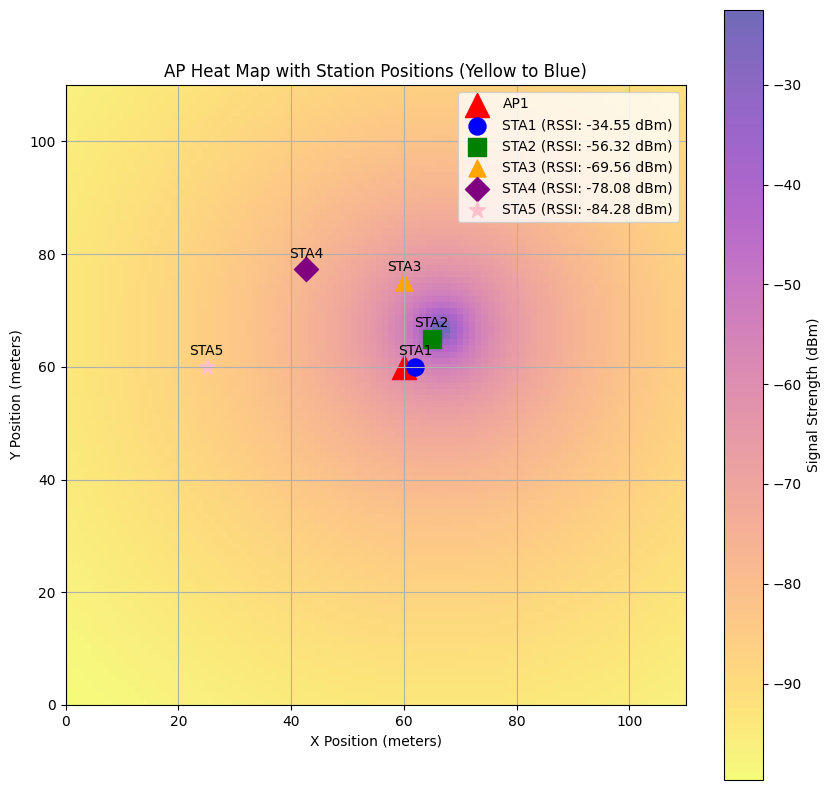

Generate this figure with Python:
#!/usr/bin/python

import matplotlib.pyplot as plt
import numpy as np

# Centralized Parameters
TX_POWER = 14      # Transmission power (in dBm)
PL_D0 = 36.513     # Reference path loss at distance d0 (as of now 36.513 is matching with the mininet simulation)
PATH_LOSS_EXP = 4  # Path loss exponent (n)
X_RANGE = 100       # Range of X-axis in meters
Y_RANGE = 100       # Range of Y-axis in meters

def calculate_path_loss(d, d0=1, pl_d0=PL_D0, n=PATH_LOSS_EXP):
    """Calculate path loss based on log-distance path loss model."""
    if d < d0:
        d = d0  # Ensure d is not smaller than d0 to avoid negative log values
    return pl_d0 + 10 * n * np.log10(d / d0)

def calculate_rssi(tx_power, path_loss):
    """Calculate RSSI based on TX power and path loss."""
    return tx_power - path_loss  # RSSI is TX power minus path loss

def create_heat_map(ap_pos, grid_size=(X_RANGE, Y_RANGE), resolution=1):
    """Create a heat map grid showing signal strength from the AP."""
    x_range = np.arange(0, grid_size[0], resolution)
    y_range = np.arange(0, grid_size[1], resolution)
    
    # Create grid for heat map
    heat_map = np.zeros((len(y_range), len(x_range)))
    
    for i, x in enumerate(x_range):
        for j, y in enumerate(y_range):
            distance = np.sqrt((x - ap_pos[0])**2 + (y - ap_pos[1])**2)
            path_loss = calculate_path_loss(distance)
            heat_map[j, i] = calculate_rssi(TX_POWER, path_loss)
    
    return heat_map, x_range, y_range

def plot_heat_map_and_stations(ap1_pos, station_positions):
    """Function to plot heat map and station positions with RSSI values."""
    # Create the heat map
    heat_map, x_range, y_range = create_heat_map(ap1_pos)

    # Define station colors and markers for the plot
    station_colors = ['blue', 'green', 'orange', 'purple', 'pink']
    station_symbols = ['o', 's', '^', 'D', '*']
    
    # Plot the heat map
    plt.figure(figsize=(10, 10))
    plt.title("AP Heat Map with Station Positions (Yellow to Blue)")
    plt.xlabel("X Position (meters)")
    plt.ylabel("Y Position (meters)")
    plt.grid(True)

    # Display heat map using imshow with color scale (blue to yellow)
    im = plt.imshow(heat_map, extent=(0, 110, 0, 110), origin='lower', cmap='plasma_r', alpha=0.6)
    
    # Add color bar to show signal strength scale
    cbar = plt.colorbar(im)
    cbar.set_label('Signal Strength (dBm)')

    # Plot the AP as a red triangle
    plt.scatter(ap1_pos[0], ap1_pos[1], s=300, c='red', marker='^', label='AP1')

    # Print RSSI at each station and plot them
    for i, (sta_name, sta_pos) in enumerate(station_positions.items()):
        color = station_colors[i % len(station_colors)]
        symbol = station_symbols[i % len(station_symbols)]
        distance = np.sqrt((sta_pos[0] - ap1_pos[0])**2 + (sta_pos[1] - ap1_pos[1])**2)
        path_loss = calculate_path_loss(distance)
        rssi = calculate_rssi(TX_POWER, path_loss)
        print(f"RSSI at {sta_name} (distance: {distance:.2f} m): {rssi:.2f} dBm")

        # Plot the station
        plt.scatter(sta_pos[0], sta_pos[1], s=150, c=color, marker=symbol, label=f'{sta_name.upper()} (RSSI: {rssi:.2f} dBm)')
        plt.text(sta_pos[0], sta_pos[1]+1.5, sta_name.upper(), fontsize=10, ha='center', va='bottom')

    # Add the legend in the upper corner
    plt.legend(loc='upper right')

    # Show the plot and save it
    plt.savefig('/home/rathan/Downloads/hwsim_test/testing/heat_map.png', bbox_inches='tight')  # Save the figure to a file

# Main code to run the plotting function with manual positions
if __name__ == '__main__':
    # Manually define the AP and STA positions
    ap1_pos = (60, 60)  # AP at (60, 60)
    station_positions = {
        'sta1': (62, 60),  # Station 1 at (62, 60)
        'sta2': (64.95, 64.95),  # Station 2 at (64.95, 64.95)
        'sta3': (60, 75),  # Station 3 at (60, 75)
        'sta4': (42.68, 77.32),  # Station 4 at (42.68, 77.32)
        'sta5': (25, 60)   # Station 5 at (25, 60)
    }

    # Call the plotting function
    plot_heat_map_and_stations(ap1_pos, station_positions)
